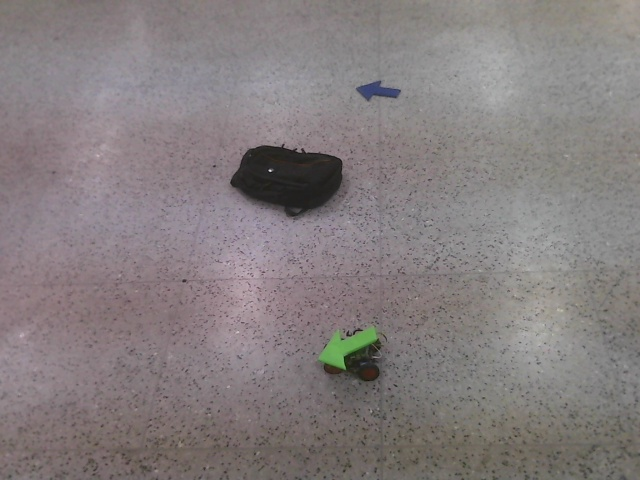
#> input picture sample.jpg, 640 x 480 px; its folder holds 5 pictures in this run
$ python Artificial-potential-final-2.py   (Python 2 division)   (older library calls are emulated)
#> lines starting #> are read from the running program, lines starting #| are printed output that depends on the picture; after the words box and inside, x2 and y2 are one past the last pixel; in counts of white or black regions, pixels touching at a corner belong together
import cv2
import numpy as np
import copy
import glob
import math
import time
from time import sleep
import Queue as Q

images = glob.glob('*.jpg')

def check_boundaries(ex, ey, nx, ny): #ex, ey :- end points of frame
    if nx > -1 and ny > -1 and nx < ex and ny < ey:
        return True
    else:
        return False

def printx(x):
    #print x
    pass

def check_obstacles(arr, ansx, ansy):  #function to check whether a given point is on obstacle or not
    if arr[ansx][ansy][0] == 255:
        return True
    else:
        return False

def feasible(arr, x, y):  #function to check if a point is feasible or not
    ex, ey, ez = arr.shape
    x = int(x)
    y = int(y)

    if check_boundaries(ex, ey, x, y):
        return not check_obstacles(arr, x, y)
    else:
        return False

def dist(sx, sy, x, y, theta, arr, q_star):  #distance of obstacle in direction theta in radians
    ansx = sx
    ansy = sy
    flag = True
    count = 1
    while True:
        if count > q_star:
            return (-1, -1)
        ansx = sx + count*math.sin(theta)
        ansy = sy + count*math.cos(theta)

        if check_boundaries(x, y, ansx, ansy) == False:
            break
        else:
            if check_obstacles(arr, ansx, ansy) == True:
                break
        count += 1

    return (ansx-sx,ansy- sy)

def obstacle_force(arr, sx, sy, q_star): #sx,sy :- source    dx, dy:- destination    q-star:- threshold distance of obstacles
    forcex = 0
    forcey = 0
    neta = 30000000
    x, y , z= arr.shape
    for i in range(8):
        (ox,oy) = dist(sx, sy, x, y, i*math.pi/4, arr, q_star)
        theta = i*math.pi/4
        ox = math.fabs(ox)
        oy = math.fabs(oy)

        d = math.hypot(ox,oy)
        fx = 0
        fy = 0
        if ox == -1 or oy == -1:
            fx = 0
            fy = 0
        else:
            if d == 0:
                d = 1
            if d > q_star:
                fx = 0
                fy = 0
            else:
                f = (neta*(1.0/q_star- 1.0/d))/(d*d)
                fx = f*math.sin(theta)
                fy = f*math.cos(theta)

        forcex += fx
        forcey += fy

    return (forcex, forcey)

def goal_force(arr, sx, sy, dx, dy, d_star): # sx, sy :- source  dx, dy:- destination   d_star:- threshold distance from goal
    forcex = 0
    forcey = 0
    tau = 100000000  #constant
    printx('10')
    d = math.sqrt((dx-sx)*(dx-sx) + (dy-sy)*(dy-sy))
    if d > d_star:
        forcex += ((d_star*tau*math.sin(math.atan2(dx-sx, dy-sy))))
        forcey += ((d_star*tau*math.cos(math.atan2(dx-sx, dy-sy))))

    else:
        forcex += ((dx-sx)*tau)
        forcey += ((dy-sy)*tau)

    printx('11')
    return (forcex, forcey)

def path_planning(arr, sx1, sy1, dx, dy):
    '''

    :param arr: input map
    :param sx1: source x
    :param sy1: source y
    :param dx: destination x
    :param dy: destination y
    :return: path
    '''

    #Parameters Declaration

    flx = 100000  #maximum total force in x
    fly = 100000  #maximum total force in y
    v = 3 #velocity magnitude
    t = 1 #time lapse
    theta = 0 #initial angle
    x,y,z = arr.shape
    theta_const = math.pi*80/180  #maximum allowed turn angle
    q_star = 100
    d_star = 10

    if arr[sx1][sy1][0] == 255 or arr[dx][dy][0] == 255:
        return []
    sx = sx1
    sy = sy1

    sol = []
    sol.append((sx, sy))


    sx += int(v*math.sin(theta))
    sy += int(v*math.cos(theta))
    sol.append((sx, sy))

    '''
        if Q and P are two vectors and @ is angle between them

        resultant ,R = (P^2 + R^2 + 2*P*Q cos @)^(1/2)

        resultant, theta = atan((Q*sin @)/(P+Q*cos @))
    '''

    #count  = 0
    while True:
        #count += 1
        (fx, fy) = obstacle_force(arr, sx, sy, q_star)
        (gx, gy) = goal_force(arr, sx, sy, dx, dy, d_star)

        tx = gx+fx
        ty = gy+fy
        if(tx < 0):
            tx = max(tx, -flx)
        else:
            tx = min(tx, flx)
        if(ty < 0):
            ty = max(ty, -fly)
        else:
            ty = min(ty, fly)
        theta1 = math.atan2(tx, ty)
        arr1 = arr
        if arr[sx][sy][0] == 255:
            print gx, gy, fx, fy
            print 'tx ', tx, ' ty ', ty, 'sx ', sx, ' sy ', sy
            print theta1*180/math.pi, theta*180/math.pi
            cv2.circle(arr1, (sy, sx), 3, (255, 0, 0), 4)
            cv2.imshow('arr12', arr1)
            k = cv2.waitKey(0)

        P = v
        angle = theta1-theta  #angle between velocity and force vector

        Q = math.sqrt(tx*tx + ty*ty)

        theta2 = math.atan2((Q*math.sin(angle)),((P + Q*math.cos(angle))))   #resultant angle with velocity

        if theta2 < 0:
            theta2 = max(theta2, -theta_const)
        else:
            theta2 = min(theta2, theta_const)

        theta += theta2

        theta = (theta + 2*math.pi)%(2*math.pi)

        sx = sx + v*math.sin(theta)
        sy = sy + v*math.cos(theta)
        sx = int(sx)
        sy = int(sy)

        if not check_boundaries(x, y, sx, sy):
            print 'out of boundaries' , sx, sy
            return sol

        if sx < dx+ 5 and sx > dx - 5 and sy < dy+5 and sy > dy-5:
            break

        sol.append((sx, sy))

    return sol

count = 0
def main():
    counter = 1
    #for im in images:

    img = cv2.imread('sample.jpg')
#> img is the input picture: shape (480, 640, 3); mean B, G, R 126.7, 125.8, 133

    cimg = cv2.cvtColor(img,cv2.COLOR_BGR2GRAY)
    img2 = cv2.medianBlur(cimg,13)
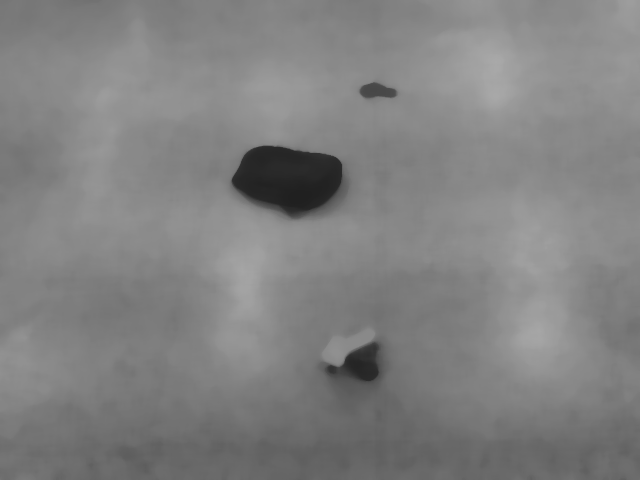
#> img2: shape (480, 640); min 32, max 169, mean 129.1

    ret,thresh1 = cv2.threshold(cimg,100,120,cv2.THRESH_BINARY)
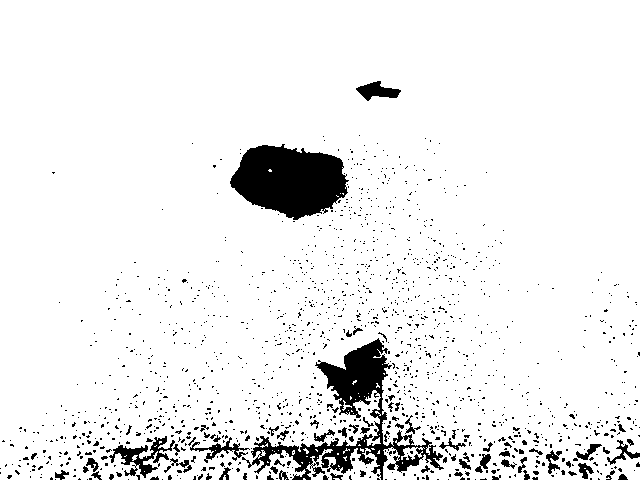
#> thresh1: shape (480, 640); values 0 (black) and 120 (white), 92.8% white; 1474 black regions (1398 under 20 px)
    t2 = copy.copy(thresh1)

    x, y  = thresh1.shape
#> x = 480; y = 640
    arr = np.zeros((x, y, 3), np.uint8)
    final_contours= []
    image, contours, hierarchy = cv2.findContours(t2,cv2.RETR_TREE,cv2.CHAIN_APPROX_SIMPLE)
#> contours = 1657 contours, 1555 with area under 20; largest, box (x1, y1, x2, y2) and area: (0, 0, 640, 480) 296506, (229, 143, 350, 221) 6430, (108, 435, 176, 479) 1045, (306, 448, 381, 480) 1014, (355, 80, 402, 102) 524
    for i in range(len(contours)):
        cnt = contours[i]
        if cv2.contourArea(cnt) > 5000 and cv2.contourArea(cnt) < 15000 :
            cv2.drawContours(img, [cnt],-1, [0, 255, 255])
            cv2.fillConvexPoly(arr, cnt, [255, 255, 255])
            final_contours.append(cnt)
#> this loop made 1657 passes
#> cnt on passes 2, 3, 5: [[303, 478], [303, 479], [305, 479], [304, 478]], [[286, 478], [285, 479]], [[438, 466]]
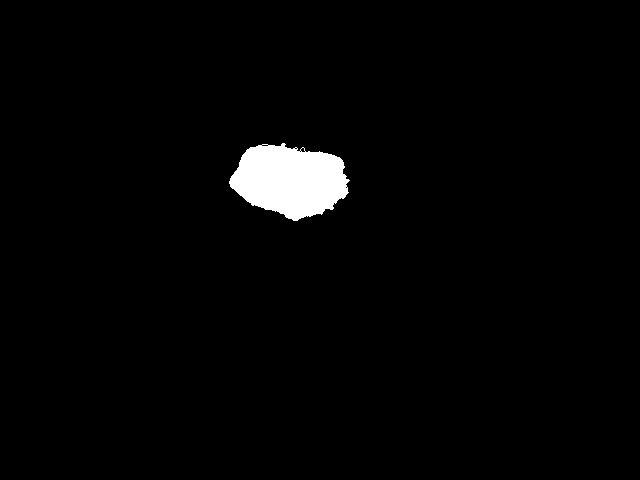
#> arr: shape (480, 640, 3); 2.1% white; 1 white region
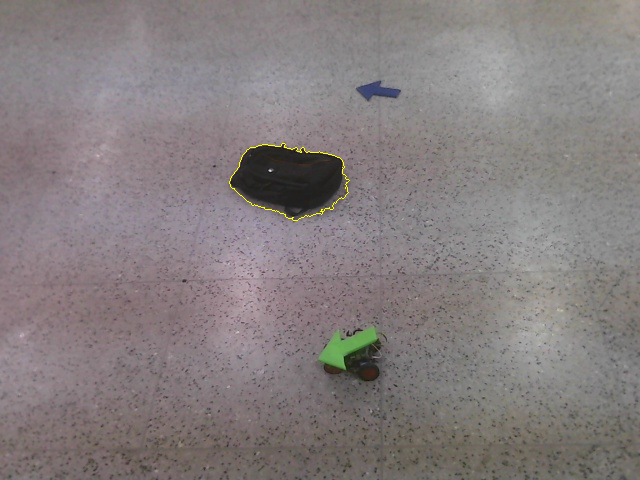
#> img: shape (480, 640, 3); 0.11% of pixels changed, all inside (x1, y1, x2, y2) = (229, 143, 350, 221)
#> after the loop, final_contours = 1 contour; box (x1, y1, x2, y2) and area: (229, 143, 350, 221) 6430
    arr1 = np.zeros((x, y, 3), np.uint8)
    for i in range(x):
        for j in range(y):
            if arr[i][j][0] ==255:
                arr1[i][j] = [0, 0, 0]
            else:
                arr1[i][j] = [255, 255, 255]
#> arr1: shape (480, 640, 3); 97.9% white; 1 black region, box (x1, y1, x2, y2) and area: (229, 143, 350, 221) 6574
    cv2.imshow('arr12', arr1)
    k = cv2.waitKey(0)
#> (key Esc is pressed here)
    cv2.destroyWindow('arr1')

    cv2.imwrite('count.bmp', arr1)

    sx = 400
    sy = 300
    dx = 60
    dy = 500
    start = time.clock()
    sol = path_planning(arr, sx, sy, dx, dy)
#> after the loop in obstacle_force, `for i in range(8):`: forcex = 0
    if len(sol) == 0:
        print 'No solution exist '
        #continue
    for i in range(len(sol)):
        start = (sol[i][1], sol[i][0])
        cv2.circle(arr,start, 1, [255, 255, 255])
        cv2.circle(img, start, 1, [255, 255, 255])

    #print 'time: ',  time.clock()-start

    arr[sx][sy] = (0, 255, 255)
    arr[dx][dy] = (0, 255, 255)

    output = "output/"+`counter`
    output += ".jpg"
    cv2.imwrite(output, img)
    counter += 1


    cv2.imshow('image', img)
    cv2.imshow('arr', arr)
    cv2.waitKey(0)
    cv2.destroyAllWindows()
#> (the run stopped early here; a loop or call above may not have finished)
